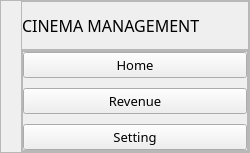
     <widget class="QCustomSlideMenu" name="leftMenu" native="true">
      <property name="sizePolicy">
       <sizepolicy hsizetype="Fixed" vsizetype="Preferred">
        <horstretch>0</horstretch>
        <verstretch>0</verstretch>
       </sizepolicy>
      </property>
      <property name="minimumSize">
       <size>
        <width>250</width>
        <height>0</height>
       </size>
      </property>
      <property name="maximumSize">
       <size>
        <width>250</width>
        <height>16777215</height>
       </size>
      </property>
      <property name="baseSize">
       <size>
        <width>250</width>
        <height>0</height>
       </size>
      </property>
      <layout class="QVBoxLayout" name="verticalLayout_9">
       <property name="spacing">
        <number>0</number>
       </property>
       <property name="leftMargin">
        <number>0</number>
       </property>
       <property name="topMargin">
        <number>0</number>
       </property>
       <property name="rightMargin">
        <number>0</number>
       </property>
       <property name="bottomMargin">
        <number>0</number>
       </property>
       <item>
        <widget class="QFrame" name="frame_8">
         <property name="frameShape">
          <enum>QFrame::StyledPanel</enum>
         </property>
         <property name="frameShadow">
          <enum>QFrame::Raised</enum>
         </property>
         <layout class="QVBoxLayout" name="verticalLayout_10">
          <property name="spacing">
           <number>0</number>
          </property>
          <property name="leftMargin">
           <number>20</number>
          </property>
          <property name="topMargin">
           <number>0</number>
          </property>
          <property name="rightMargin">
           <number>0</number>
          </property>
          <property name="bottomMargin">
           <number>0</number>
          </property>
          <item>
           <widget class="QFrame" name="frame_10">
            <property name="frameShape">
             <enum>QFrame::StyledPanel</enum>
            </property>
            <property name="frameShadow">
             <enum>QFrame::Raised</enum>
            </property>
            <layout class="QHBoxLayout" name="horizontalLayout_15">
             <property name="spacing">
              <number>6</number>
             </property>
             <property name="leftMargin">
              <number>0</number>
             </property>
             <property name="topMargin">
              <number>6</number>
             </property>
             <property name="rightMargin">
              <number>0</number>
             </property>
             <property name="bottomMargin">
              <number>6</number>
             </property>
             <item alignment="Qt::AlignTop">
              <widget class="QLabel" name="label_17">
               <property name="minimumSize">
                <size>
                 <width>0</width>
                 <height>35</height>
                </size>
               </property>
               <property name="font">
                <font>
                 <family>Segoe UI Black</family>
                 <pointsize>12</pointsize>
                 <weight>10</weight>
                 <italic>false</italic>
                 <bold>false</bold>
                </font>
               </property>
               <property name="styleSheet">
                <string notr="true">font: 87 12pt &quot;Segoe UI Black&quot;;</string>
               </property>
               <property name="text">
                <string>CINEMA MANAGEMENT</string>
               </property>
               <property name="indent">
                <number>-1</number>
               </property>
              </widget>
             </item>
            </layout>
           </widget>
          </item>
          <item>
           <widget class="QFrame" name="frame_9">
            <property name="sizePolicy">
             <sizepolicy hsizetype="Preferred" vsizetype="Expanding">
              <horstretch>0</horstretch>
              <verstretch>0</verstretch>
             </sizepolicy>
            </property>
            <property name="frameShape">
             <enum>QFrame::StyledPanel</enum>
            </property>
            <property name="frameShadow">
             <enum>QFrame::Raised</enum>
            </property>
            <layout class="QHBoxLayout" name="horizontalLayout_16">
             <property name="spacing">
              <number>0</number>
             </property>
             <property name="leftMargin">
              <number>0</number>
             </property>
             <property name="topMargin">
              <number>0</number>
             </property>
             <property name="rightMargin">
              <number>0</number>
             </property>
             <property name="bottomMargin">
              <number>0</number>
             </property>
             <item alignment="Qt::AlignTop">
              <widget class="QFrame" name="frame_11">
               <property name="frameShape">
                <enum>QFrame::StyledPanel</enum>
               </property>
               <property name="frameShadow">
                <enum>QFrame::Raised</enum>
               </property>
               <layout class="QVBoxLayout" name="verticalLayout_11">
                <property name="spacing">
                 <number>10</number>
                </property>
                <property name="leftMargin">
                 <number>0</number>
                </property>
                <property name="topMargin">
                 <number>0</number>
                </property>
                <property name="rightMargin">
                 <number>0</number>
                </property>
                <property name="bottomMargin">
                 <number>0</number>
                </property>
                <item>
                 <widget class="QPushButton" name="pushButtonHome">
                  <property name="font">
                   <font>
                    <family>Segoe UI Black</family>
                    <pointsize>10</pointsize>
                    <weight>10</weight>
                    <italic>false</italic>
                    <bold>false</bold>
                   </font>
                  </property>
                  <property name="styleSheet">
                   <string notr="true">font: 87 10pt &quot;Segoe UI Black&quot;;</string>
                  </property>
                  <property name="text">
                   <string>Home</string>
                  </property>
                  <property name="icon">
                   <iconset>
                    <normaloff>../images/icons/RedIcons/home_ic.svg</normaloff>../images/icons/RedIcons/home_ic.svg</iconset>
                  </property>
                  <property name="iconSize">
                   <size>
                    <width>24</width>
                    <height>24</height>
                   </size>
                  </property>
                 </widget>
                </item>
                <item>
                 <widget class="QPushButton" name="pushButton_8">
                  <property name="font">
                   <font>
                    <family>Segoe UI Black</family>
                    <pointsize>10</pointsize>
                    <weight>10</weight>
                    <italic>false</italic>
                    <bold>false</bold>
                   </font>
                  </property>
                  <property name="styleSheet">
                   <string notr="true">font: 87 10pt &quot;Segoe UI Black&quot;;</string>
                  </property>
                  <property name="text">
                   <string>Revenue</string>
                  </property>
                  <property name="icon">
                   <iconset>
                    <normaloff>../images/icons/RedIcons/Revenue_ic.svg</normaloff>../images/icons/RedIcons/Revenue_ic.svg</iconset>
                  </property>
                  <property name="iconSize">
                   <size>
                    <width>24</width>
                    <height>24</height>
                   </size>
                  </property>
                 </widget>
                </item>
                <item>
                 <widget class="QPushButton" name="pushButton_9">
                  <property name="font">
                   <font>
                    <family>Segoe UI Black</family>
                    <pointsize>10</pointsize>
                    <weight>10</weight>
                    <italic>false</italic>
                    <bold>false</bold>
                   </font>
                  </property>
                  <property name="styleSheet">
                   <string notr="true">font: 87 10pt &quot;Segoe UI Black&quot;;</string>
                  </property>
                  <property name="text">
                   <string>Setting</string>
                  </property>
                  <property name="icon">
                   <iconset>
                    <normaloff>../images/icons/RedIcons/setting_ic.svg</normaloff>../images/icons/RedIcons/setting_ic.svg</iconset>
                  </property>
                  <property name="iconSize">
                   <size>
                    <width>24</width>
                    <height>24</height>
                   </size>
                  </property>
                 </widget>
                </item>
               </layout>
              </widget>
             </item>
            </layout>
           </widget>
          </item>
         </layout>
        </widget>
       </item>
      </layout>
     </widget>
